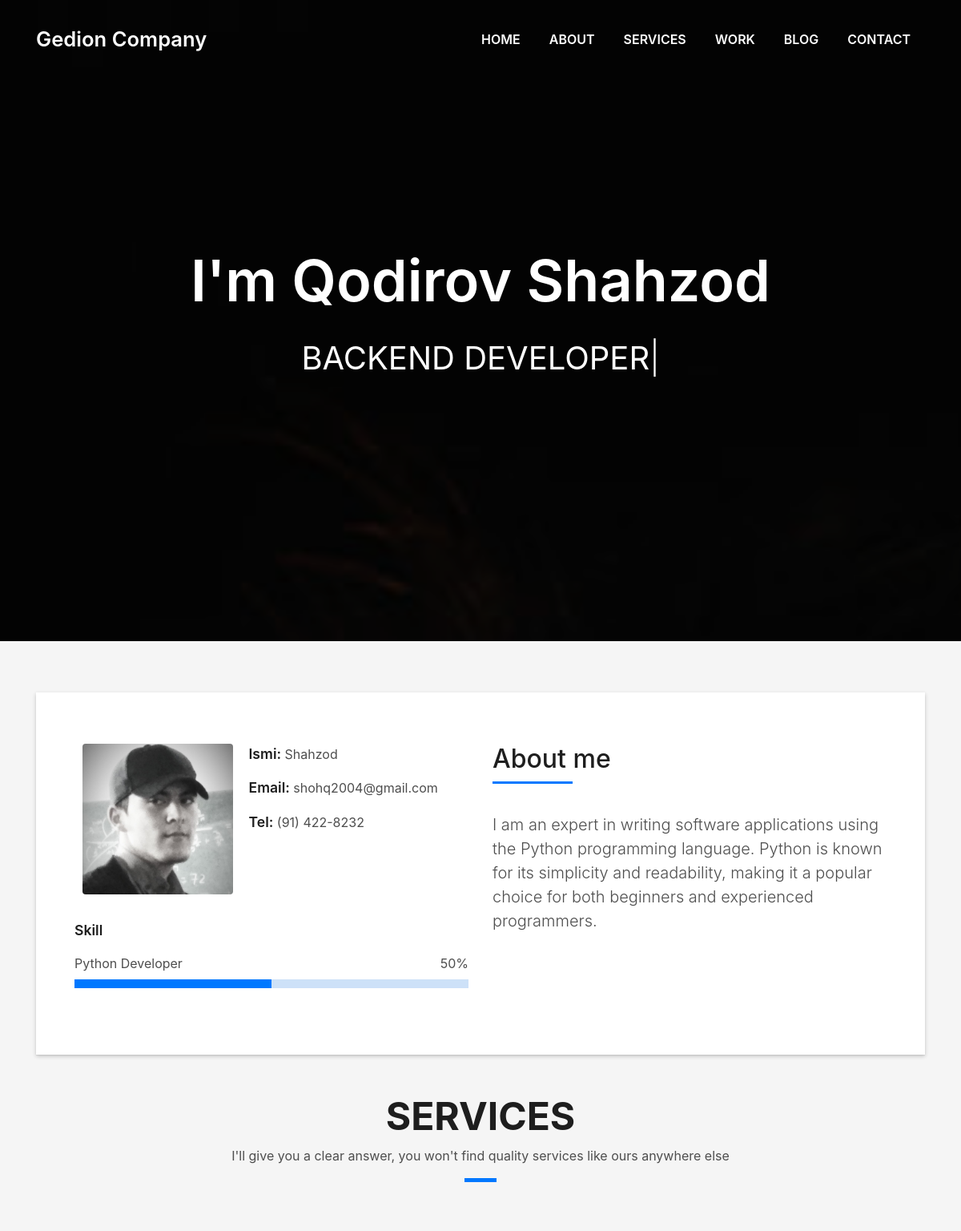
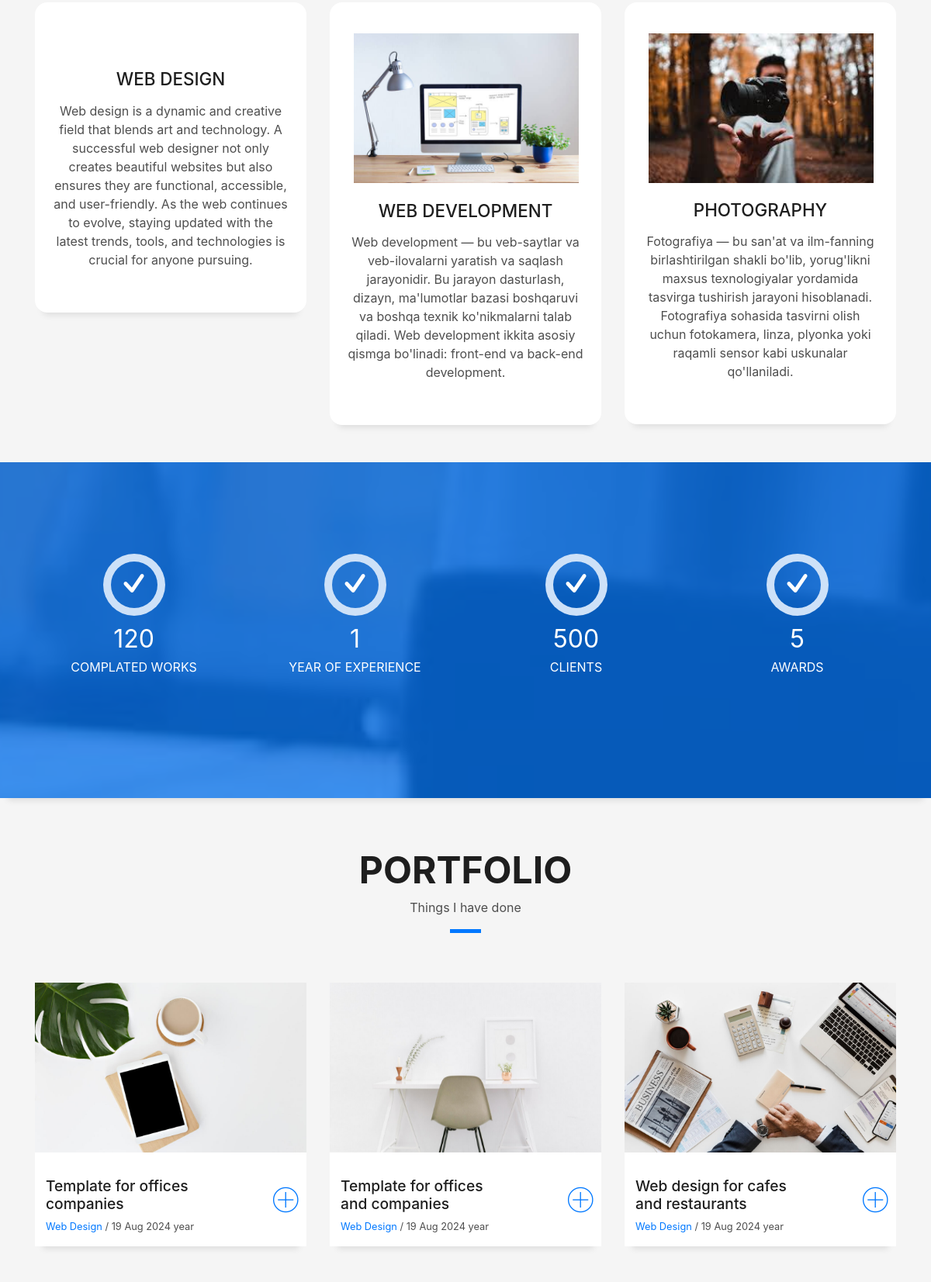
The page / (upper part) on the database its author committed (2 pictures, top to bottom).
### blog/models.py (models this page shows, shortened)
class SkewStarh1(models.Model) :
    h1 = models.CharField(max_length=20)

class SkewStarP(models.Model) :
    p = models.CharField(max_length=50)

class PersonalInfo(models.Model):
    name = models.CharField(max_length=100)
    email = models.EmailField()
    phone = models.CharField(max_length=20)
    image = models.ImageField(upload_to='profile_images/')

class Skill(models.Model):
    name = models.CharField(max_length=50)
    proficiency = models.IntegerField(help_text="Enter a value between 0 and 100")

class AboutMe(models.Model):
    title = models.CharField(max_length=100)
    description = models.TextField()

class Service(models.Model) :
    image = models.ImageField(upload_to='profile_images/', null=True)
    title = models.CharField(max_length=20)
    subtitle = models.TextField(null=True)

class Work(models.Model) :
    number = models.PositiveIntegerField()
    text = models.CharField(max_length=50)

class PortfolioTitle(models.Model) :
    title = models.CharField(max_length=20)
    subtitle = models.TextField(null=True)

class Partfolio(models.Model) :
    image = models.ImageField(upload_to='profile_images/')
    title2 = models.CharField(max_length=50)
    span1 = models.CharField(max_length=20)
    span2 = models.TextField(null=True)

### blog/views.py (the view)
# urls.py: path('', menu_view, name='menu'),
def menu_view(request):
    menu_items = [
        {"name": "Home", "url": "index.html"},
        {"name": "About", "url": "#about"},
        {"name": "Services", "url": "#services"},
        {"name": "Work", "url": "#work"},
        {"name": "Contact", "url": "#contact"},
    ]
    personal_info = PersonalInfo.objects.all()
    skills = Skill.objects.all()
    about_me = AboutMe.objects.first()
    title = SkewStarh1.objects.all()
    subtitle = SkewStarP.objects.all()
    service = Service.objects.all()
    work = Work.objects.all()
    partfolio = Partfolio.objects.all()
    portfolio_title = PortfolioTitle.objects.all()
    blog_title = BlogTitle.objects.all()
    blog = Blog.objects.all()
    contact = Contact.objects.all()
    context = {
        'personal_info': personal_info,
        'skills': skills,
        'about_me': about_me,
        "menu_items": menu_items,
        "title": title,
        "subtitle": subtitle,
        "service":service,
        "work" : work,
        "partfolio" : partfolio,
        "portfolio_title" : portfolio_title,
        "blog_title" : blog_title,
        "blog" : blog,
        "contact" : contact
    }
    return render(request, 'index.html', context)

### templates/index.html (shortened to what this page needs)
<!DOCTYPE html>
{% load static %}
<html lang="en">
<head>
  <link href="{% static 'lib/bootstrap/css/bootstrap.min.css' %}" rel="stylesheet">
  <link href="{% static 'lib/font-awesome/css/font-awesome.min.css' %}" rel="stylesheet">
  <link href="{% static 'lib/animate/animate.min.css' %}" rel="stylesheet">
  <link href="{% static 'lib/ionicons/css/ionicons.min.css' %}" rel="stylesheet">
  <link href="{% static 'lib/owlcarousel/assets/owl.carousel.min.css' %}" rel="stylesheet">
  <link href="{% static 'lib/lightbox/css/lightbox.min.css' %}" rel="stylesheet">
  <link href="{% static 'css/style.css' %}" rel="stylesheet">
</head>
<body id="page-top">
  <nav class="navbar navbar-b navbar-trans navbar-expand-md fixed-top" id="mainNav">
    <div class="container">
      <a class="navbar-brand js-scroll" href="#home">Gedion Company</a>
      <div class="navbar-collapse collapse justify-content-end" id="navbarDefault">
        <ul class="navbar-nav">
          <li class="nav-item">
            <a class="nav-link js-scroll" href="#">Home</a>
          </li>
          <li class="nav-item">
            <a class="nav-link js-scroll" href="#about">About</a>
          </li>
          <li class="nav-item">
            <a class="nav-link js-scroll" href="#service">Services</a>
          </li>
          <li class="nav-item">
            <a class="nav-link js-scroll" href="#work">Work</a>
          </li>
          <li class="nav-item">
            <a class="nav-link js-scroll" href="#blog">Blog</a>
          </li>
          <li class="nav-item">
            <a class="nav-link js-scroll" href="#contact">Contact</a>
          </li>
        </ul>
      </div>
    </div>
  </nav>
  <div id="home" class="intro route bg-image" style="background-image: url('{% static 'img/intro-bg.jpg' %}')">
    <div class="overlay-itro"></div>
    <div class="intro-content display-table">
      <div class="table-cell">
        <div class="container">
          {% for i in title %}
          <h1 class="intro-title mb-4">{{i.h1}}</h1>
          {% endfor %}
          {% for i in subtitle %}
          <p class="intro-subtitle"><span class="text-slider-items">{{ i.p }}</span><strong
              class="text-slider"></strong></p>
          {% endfor %}
        </div>
      </div>
    </div>
  </div>
  <section id="about" class="about-mf sect-pt4 route">
    <div class="container">
      <div class="row">
        <div class="col-sm-12">
          <div class="box-shadow-full">
            <div class="row">
              <div class="col-md-6">
                <div class="row">
                  <div class="col-sm-6 col-md-5">
                    <div class="about-img">
                      {% for info in personal_info %}
                      <img src="{{ info.image.url }}" class="img-fluid rounded b-shadow-a" alt="">
                      {% endfor %}
                    </div>
                  </div>
                  <div class="col-sm-6 col-md-7">
                    <div class="about-info">
                      {% for info in personal_info %}
                      <p><span class="title-s">Ismi: </span> <span>{{ info.name }}</span></p>
                      <p><span class="title-s">Email: </span> <span>{{ info.email }}</span></p>
                      <p><span class="title-s">Tel: </span> <span>{{ info.phone }}</span></p>
                      {%endfor%}
                    </div>
                  </div>
                </div>
                <div class="skill-mf">
                  <p class="title-s">Skill</p>
                  {% for skill in skills %}
                  <span>{{ skill.name }}</span> <span class="pull-right">{{ skill.proficiency }}%</span>
                  <div class="progress">
                    <div class="progress-bar" role="progressbar" style="width: {{ skill.proficiency }}%;"
                      aria-valuenow="{{ skill.proficiency }}" aria-valuemin="0" aria-valuemax="100"></div>
                  </div>
                  {% endfor %}
                </div>
              </div>
              <div class="col-md-6">
                <div class="about-me pt-4 pt-md-0">
                  <div class="title-box-2">
                    <h5 class="title-left">
                      {{ about_me.title }}
                    </h5>
                  </div>
                  <p class="lead">
                    {{ about_me.description }}
                  </p>
                </div>
              </div>
            </div>
          </div>
        </div>
      </div>
    </div>
  </section>
  <section id="service" class="services-mf route">
    <div class="container">
      <div class="row">
        <div class="col-sm-12">
          <div class="title-box text-center">
            <h3 class="title-a">
              Services
            </h3>
            <p class="subtitle-a">
              I'll give you a clear answer, you won't find quality services like ours anywhere else
            </p>
            <div class="line-mf"></div>
          </div>
        </div>
      </div>
      <div class="row">
        {% for services in service %}
        <div class="col-md-4">
          <div class="service-box">
            <div class="service-ico">
              <img style="padding-left: 10px;" width="300px" src="{{services.image.url}}" alt="">
            </div>
            <div class="service-content">
              <h2 class="s-title">{{services.title}}</h2>
              <p class="s-description text-center">
                {{services.subtitle}}
              </p>
            </div>
          </div>
        </div>
        {% endfor %}
      </div>
    </div>
  </section>
  <div class="section-counter paralax-mf bg-image" style="background-image: url('{% static 'img/counters-bg.jpg' %}')">
    <div class="overlay-mf"></div>
    <div class="container">
      <div class="row">
        {% for works in work %}
        <div class="col-sm-3 col-lg-3">
          <div class="counter-box">
            <div class="counter-ico">
              <span class="ico-circle"><i class="ion-checkmark-round"></i></span>
            </div>
            <div class="counter-num">
              <p class="counter">{{ works.number }}</p>
              <span class="counter-text">{{ works.text }}</span>
            </div>
          </div>
        </div>
        {% endfor %}
      </div>
    </div>
  </div>
  <section id="work" class="portfolio-mf sect-pt4 route">
    <div class="container">
      <div class="row">
        {% for i in portfolio_title %}
        <div class="col-sm-12">
          <div class="title-box text-center">
            <h3 class="title-a">
              {{ i.title }}
            </h3>
            <p class="subtitle-a">
              {{ i.subtitle }}
            </p>
            <div class="line-mf"></div>
          </div>
        </div>
      </div>
      {% endfor %}
      <div class="row">
        {% for i in partfolio %}
        <div class="col-md-4">
          <div class="work-box">
            <a href="{{ i.image }}" data-lightbox="gallery-mf">
              <div class="work-img">
                <img src="{{ i.image }}" alt="" class="img-fluid">
              </div>
              <div class="work-content">
                <div class="row">
                  <div class="col-sm-8">
                    <h2 class="w-title">{{ i.title2 }}</h2>
                    <div class="w-more">
                      <span class="w-ctegory">{{ i.span1 }}</span> / <span class="w-date">{{ i.span2 }}</span>
                    </div>
                  </div>
                  <div class="col-sm-4">
                    <div class="w-like">
                      <span class="ion-ios-plus-outline"></span>
                    </div>
                  </div>
                </div>
              </div>
            </a>
          </div>
        </div>
        {% endfor %}
      </div>
  </section>
</body>
</html>

### rows shown on the page
SkewStarh1: h1 "I'm Qodirov Shahzod"
PersonalInfo: image (picture), name "Shahzod", email "shohq2004@gmail.com", phone "(91) 422-8232"
Skill: name "Python Developer", proficiency "50"
AboutMe: title "About me", description "I am an expert in writing software applications using the Python programming language. Python is known for its simplicity and readability, making it a popular choice for both beginners and experienced programmers."
Service: title "WEB DESIGN", subtitle "Web design is a dynamic and creative field that blends art and technology. A successful web designer not only creates beautiful websites but also ensures they are functional, accessible, and user-friendly. As the web continues to evolve, staying updated with the latest trends, tools, and technologies is crucial for anyone pursuing."
Service: image (picture), title "WEB DEVELOPMENT", subtitle "Web development — bu veb-saytlar va veb-ilovalarni yaratish va saqlash jarayonidir. Bu jarayon dasturlash, dizayn, ma'lumotlar bazasi boshqaruvi va boshqa texnik ko'nikmalarni talab qiladi. Web development ikkita asosiy qismga bo'linadi: front-end va back-end development."
Service: image (picture), title "PHOTOGRAPHY", subtitle "Fotografiya — bu san'at va ilm-fanning birlashtirilgan shakli bo'lib, yorug'likni maxsus texnologiyalar yordamida tasvirga tushirish jarayoni hisoblanadi. Fotografiya sohasida tasvirni olish uchun fotokamera, linza, plyonka yoki raqamli sensor kabi uskunalar qo'llaniladi."
Work: number "120", text "COMPLATED WORKS"
Work: number "1", text "YEAR OF EXPERIENCE"
Work: number "500", text "CLIENTS"
Work: number "5", text "AWARDS"
PortfolioTitle: title "PORTFOLIO", subtitle "Things I have done"
Partfolio: image (picture), title2 "Template for offices companies", span1 "Web Design", span2 "19 Aug 2024 year"
Partfolio: image (picture), title2 "Template for offices and companies", span1 "Web Design", span2 "19 Aug 2024 year"
Partfolio: image (picture), title2 "Web design for cafes and restaurants", span1 "Web Design", span2 "19 Aug 2024 year"
